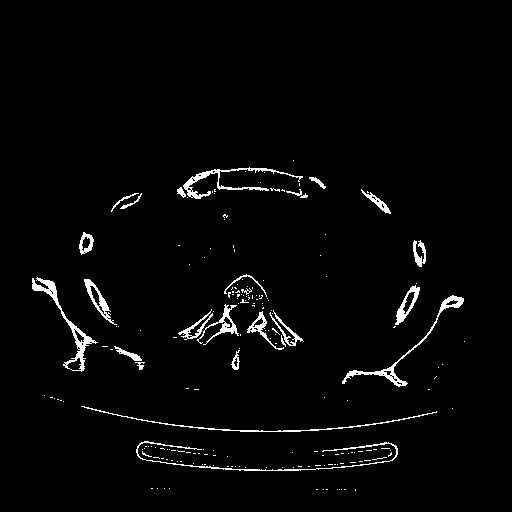
#> input picture dicom_images/20130211/027.png, 512 x 512 px, found by its file name
$ python compare.py ../../dicom_images/20130211/027.png ../../bone_mask_after_median_filter/Patient1/20130124/029.png   (older library calls are emulated)
#> lines starting #> are read from the running program, lines starting #| are printed output that depends on the picture; after the words box and inside, x2 and y2 are one past the last pixel; in counts of white or black regions, pixels touching at a corner belong together
### tpuctanalysis-segmentation-and-classification-d1c0df68cbfc/image_processing/rotation.py
import numpy as np
from PIL import Image
import scipy.misc
from skimage import transform

image_path="/Users/sachin/Desktop/CT_Project/bone_mask_after_median_filter/patient1/20130124/027.png"
folder_path_to_save="/Users/sachin/Desktop/CT_Project/rotated_image/027.png"


x_sum=0
y_sum=0
count=0

def rotate(image_path,angle):
#> called with angle = 10
	image=Image.open(image_path).convert('L')
#> image is the input picture: PIL image 512x512 L; 2.5% white; 192 white regions (166 under 20 px), largest, box (x1, y1, x2, y2) and area: (32, 277, 98, 372) 788, (342, 295, 464, 387) 693, (183, 167, 303, 199) 652
	image_array=scipy.misc.fromimage(image)
	x_sum=0
	y_sum=0
	count=0
	for i in range(image_array.shape[0]):
		for ii in range(image_array.shape[1]):
			if image_array[i][ii]==255:
				x_sum+=i
				y_sum+=ii
				count+=1
#> after the loop, count = 6650; x_sum = 2136078; y_sum = 1611008

	x_center=x_sum/count
#> x_center = 321.2
	y_center=y_sum/count
#> y_center = 242.3

	rotated_image=transform.rotate(image_array,angle,center=(x_center,y_center))
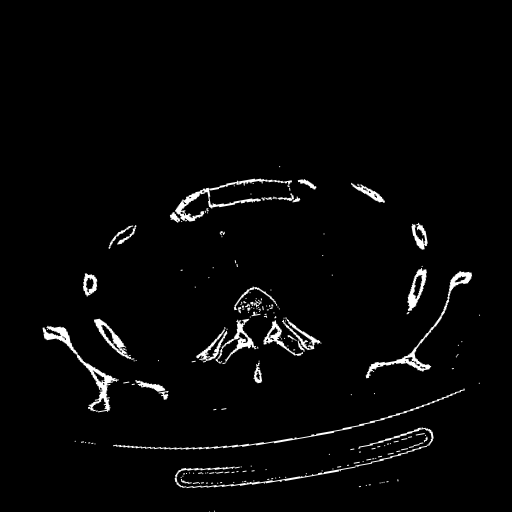
#> rotated_image: shape (512, 512) float64; min 0, max 1, mean 0.0254
	rotated_image=scipy.misc.toimage(rotated_image)
#> rotated_image: PIL image 512x512 L
	return rotated_image

def translate(image_path,x_shift,y_shift):
#> called with x_shift = 0, y_shift = 50
	image=Image.open(image_path).convert('L')
	image_array=scipy.misc.fromimage(image)
	image=image.transform(image.size,Image.AFFINE,(1,0,x_shift,0,1,y_shift))
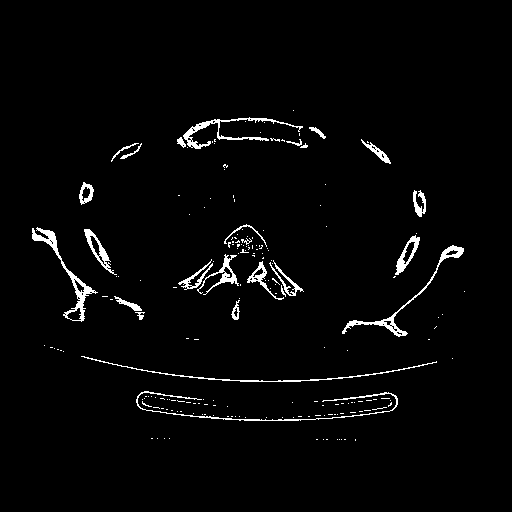
#> image: PIL image 512x512 L; 2.5% white; 192 white regions (166 under 20 px), largest, box (x1, y1, x2, y2) and area: (32, 227, 98, 322) 788, (342, 245, 464, 337) 693, (183, 117, 303, 149) 652
	return image

rotated_image=rotate(image_path,10)
rotated_image=translate(image_path,0,50)
rotated_image.save(folder_path_to_save)


### tpuctanalysis-segmentation-and-classification-d1c0df68cbfc/image_processing/compare.py
import numpy as np
from PIL import Image
import scipy.misc
import os
import sys
import logging

from rotation import translate,rotate


def compare_images(image_path1,image_path2):
	"""Compares two images pixel-by-pixel
		:image_path1:Path to the first image
		:image_path2:Path to the second image
		:return: Number of different pixels
				in two images
	"""
	#read image1 and image2 and convert them to grayscale
	image1=Image.open(image_path1).convert('L')
	image2=Image.open(image_path2).convert('L')

	#convert images to array
	image1_array=scipy.misc.fromimage(image1)
	image2_array=scipy.misc.fromimage(image2)

	L=0
	#Calculate number of different pixels
	#divide by 255 because images are binary
	#containing two values 0 and 255
	for i in range(image1_array.shape[0]):
		for ii in range(image1_array.shape[1]):
			L=L+abs(int(image1_array[i][ii])-int(image2_array[i][ii]))/255


	return L

def compare_after_transformation(folder_path1,folder_path2):
	"""Makes some transformation(translation and rotational)
		on images in second folder and compares it to images
		in first folder to find Manhattan norm
		:folder_path1: Path to directory containing images at initial time
		:folder_path2: Path to directory containing images at later time
	"""
	#Read file names from folder
	file_names1=sorted(os.listdir(folder_path1))
	file_names2=sorted(os.listdir(folder_path2))
	dicom_file_names1 = []
	dicom_file_names2=[]
	for fn in file_names1:
		file_extension=fn.split('.')[-1]
		if file_extension=='png':
			dicom_file_names1.append(fn)

	for fn in file_names2:
		file_extension=fn.split('.')[-1]
		if file_extension=='png':
			dicom_file_names2.append(fn)

	#converted into numpy array
	dicom_file_names1=np.array(dicom_file_names1)
	dicom_file_names2=np.array(dicom_file_names2)

	"""transforms and compares 9 images from folder2 with
	   every image in folder1 and prints the manhattan norm
	   :ipts_translate: Path of image2 after applying transformation
	"""
	for i in range(dicom_file_names1.shape[0]):
		image_path1=os.path.join(folder_path1,dicom_file_names1[i])
		count=-4
		while(count<5):
			ii=i+count
			if (ii>=0) and (ii < dicom_file_names2.shape[0]):
				image_path2=os.path.join(folder_path2,dicom_file_names2[ii])
				for x_center in range(-20,20,5):
					for y_center in range(-20,20,5):

						ipts_translate="/Users/sachin/Desktop/CT_Project/rotated_image/translate.png"
						image2_after_trans=translate(image_path2,x_center,y_center)
						image2_after_trans.save(ipts_translate)
						#compare image1 with transformed image2
						L=compare_images(image_path1,ipts_translate)
						output="%s %s %d %d %d" % (dicom_file_names1[i],dicom_file_names2[ii],x_center,y_center,L)
						with open('data.log','a') as f:
							f.write(output)
							f.write('\n')

			count=count+1


def main(folder_path1,folder_path2):

	compare_after_transformation(folder_path1,folder_path2)

# [8 lines of commented-out code are left out]
folder_path1="/Users/sachin/Desktop/CT_Project/bone_mask_after_median_filter/patient1/20130124"
folder_path2="/Users/sachin/Desktop/CT_Project/bone_mask_after_median_filter/patient1/20130211"
compare_after_transformation(folder_path1,folder_path2)

$ run again, with dicom_images/20130211/001.png copied over dicom_images/20130211/027.png
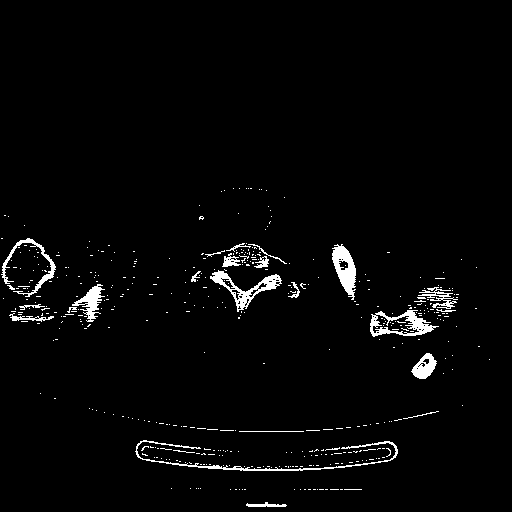
#> input picture dicom_images/20130211/001.png, 512 x 512 px, found by its file name
#> in rotate, image is the input picture: PIL image 512x512 L; 2.6% white; 449 white regions (424 under 20 px), largest, box (x1, y1, x2, y2) and area: (135, 440, 398, 471) 806, (210, 270, 282, 312) 767, (370, 310, 439, 337) 735
#> in rotate, `rotated_image=transform.rotate(image_array,angle,center=(x_center,y_ce..`:
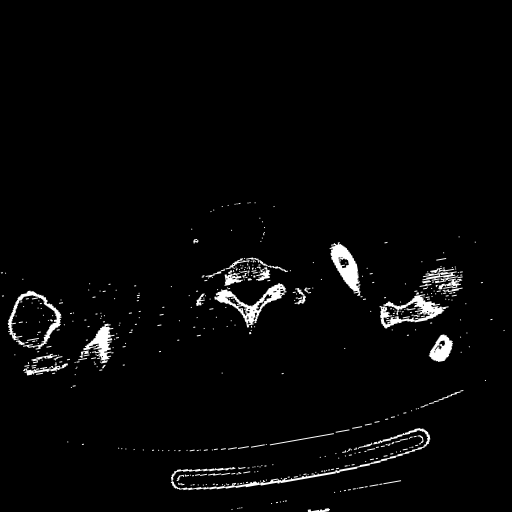
#> rotated_image: shape (512, 512) float64; min 0, max 1, mean 0.0258
#> in translate, `image=image.transform(image.size,Image.AFFINE,(1,0,x_shift,0,1,y_shift))`:
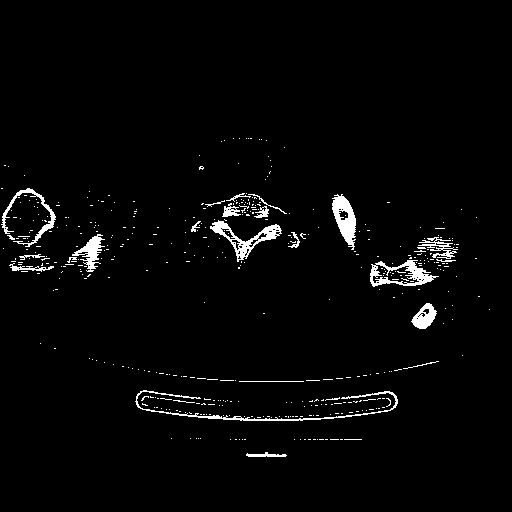
#> image: PIL image 512x512 L; 2.6% white; 449 white regions (424 under 20 px), largest, box (x1, y1, x2, y2) and area: (135, 390, 398, 421) 806, (210, 220, 282, 262) 767, (370, 260, 439, 287) 735

$ run again, with dicom_images/20130211/037.png copied over dicom_images/20130211/027.png
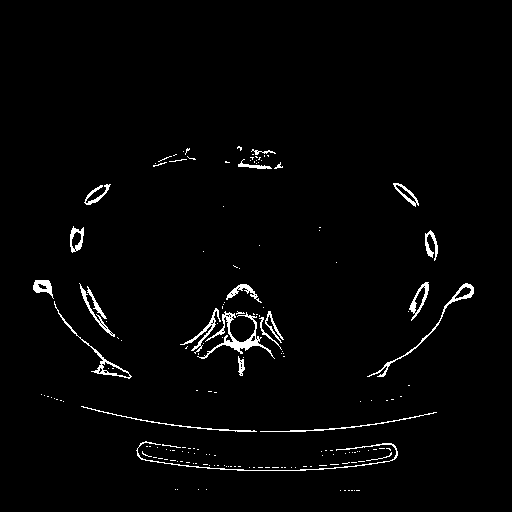
#> input picture dicom_images/20130211/037.png, 512 x 512 px, found by its file name
#> in rotate, image is the input picture: PIL image 512x512 L; 2% white in thin lines or dots, all inside (x1, y1, x2, y2) = (33, 146, 474, 491)
#> in rotate, `rotated_image=transform.rotate(image_array,angle,center=(x_center,y_ce..`:
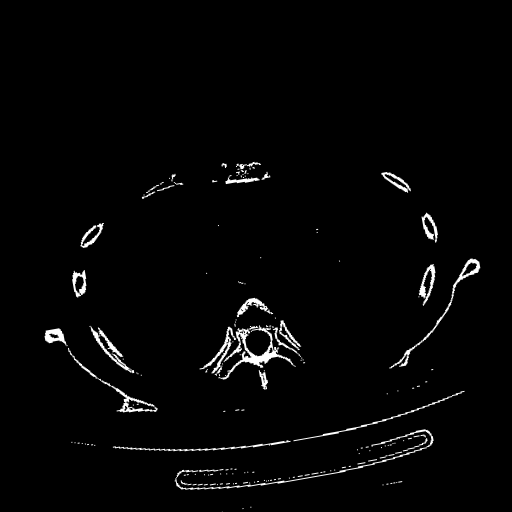
#> rotated_image: shape (512, 512) float64; min 0, max 1, mean 0.0202
#> in translate, `image=image.transform(image.size,Image.AFFINE,(1,0,x_shift,0,1,y_shift))`:
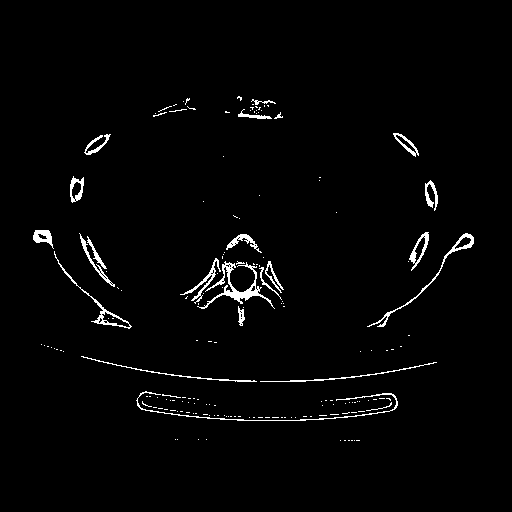
#> image: PIL image 512x512 L; 2% white in thin lines or dots, all inside (x1, y1, x2, y2) = (33, 96, 474, 441)
